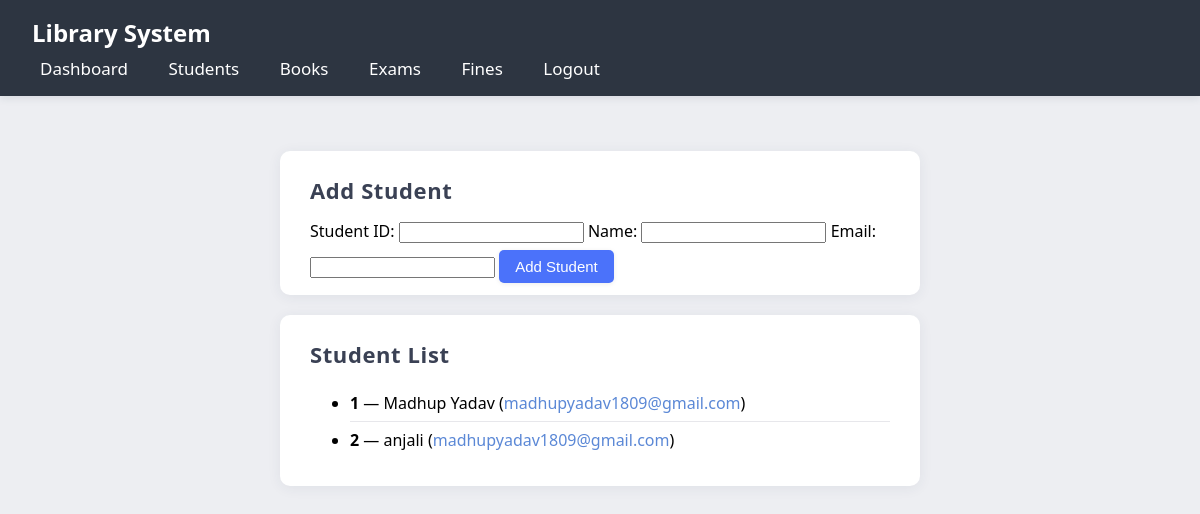
/students (signed in), run on the app's committed database.
### models.py (models this page shows)
class Student(db.Model):
    id = db.Column(db.String(10), primary_key=True)
    name = db.Column(db.String(100), nullable=False)
    email = db.Column(db.String(100), nullable=False)

### app.py (the view)
@app.route('/students', methods=['GET', 'POST'])
def student_list():
    if not session.get('admin'):
        return redirect(url_for('admin_login'))
    if request.method == 'POST':
        s = Student(id=request.form['id'], name=request.form['name'], email=request.form['email'])
        db.session.add(s)
        db.session.commit()
    students = Student.query.all()
    return render_template('students.html', students=students)

### templates/students.html
{% extends "base.html" %}
{% block content %}
<div class="section">
    <h2 class="section-title">Add Student</h2>
    <form method="post">
        <label>Student ID:</label>
        <input name="id" required>
        <label>Name:</label>
        <input name="name" required>
        <label>Email:</label>
        <input name="email" required>
        <button class="button" type="submit">Add Student</button>
    </form>
</div>
<div class="section">
    <h2 class="section-title">Student List</h2>
    <ul>
        {% for s in students %}
            <li class="list-item">
                <strong>{{ s.id }}</strong> — {{ s.name }} (<span style="color:#5b88d6;">{{ s.email }}</span>)
            </li>
        {% else %}
            <li class="list-item">No students found.</li>
        {% endfor %}
    </ul>
</div>
{% endblock %}

### static/style.css (style rules this page uses)
body { font-family: 'Segoe UI', Arial, sans-serif; background: #edeef2; margin: 0; }
.section { background: #fff; margin: 20px auto; max-width: 580px; padding: 24px 30px 12px 30px; box-shadow: 0 2px 14px rgba(44,62,80,0.070); border-radius: 10px; }
.section-title { margin-top: 0; margin-bottom: 15px; font-size: 22px; font-weight: 600; color: #3a4154; letter-spacing: 0.6px; }
.list-item { font-size: 16px; padding: 7px 0; border-bottom: 1px solid #e7e7eb; }
.list-item:last-child { border-bottom: none; }
.button { background: #4b72fa; color: #fff; padding: 8px 16px; margin-top: 7px; border: none; border-radius: 5px; font-size: 15px; cursor: pointer; box-shadow: 0 1px 5px #ececec; transition: background 0.15s; }

### data on the page
Student: id "1", name "Madhup Yadav", email "madhupyadav1809@gmail.com"
Student: id "2", name "anjali", email "madhupyadav1809@gmail.com"
